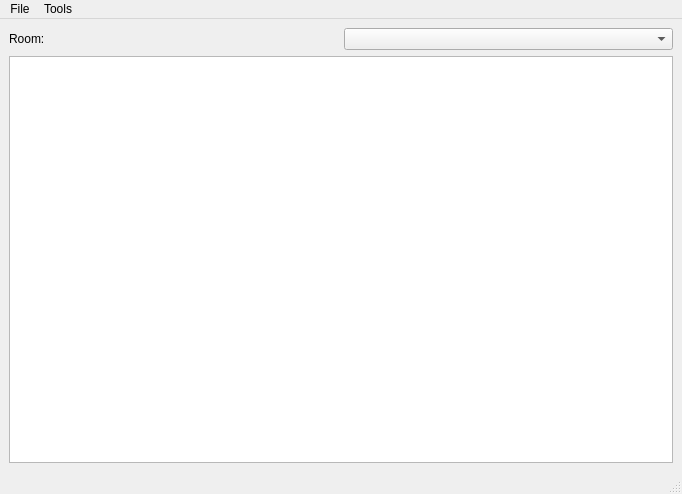
<?xml version="1.0" encoding="UTF-8"?>
<ui version="4.0">
 <class>MainWindow</class>
 <widget class="QMainWindow" name="MainWindow">
  <property name="geometry">
   <rect>
    <x>0</x>
    <y>0</y>
    <width>682</width>
    <height>494</height>
   </rect>
  </property>
  <property name="windowTitle">
   <string>MainWindow</string>
  </property>
  <widget class="QWidget" name="centralwidget">
   <layout class="QGridLayout" name="gridLayout">
    <item row="0" column="0">
     <widget class="QLabel" name="label">
      <property name="text">
       <string>Room:</string>
      </property>
     </widget>
    </item>
    <item row="0" column="1">
     <widget class="QComboBox" name="comboBox">
      <property name="sizePolicy">
       <sizepolicy hsizetype="Preferred" vsizetype="Fixed">
        <horstretch>0</horstretch>
        <verstretch>0</verstretch>
       </sizepolicy>
      </property>
     </widget>
    </item>
    <item row="1" column="0" colspan="2">
     <widget class="QTableView" name="tableView">
      <property name="sizePolicy">
       <sizepolicy hsizetype="MinimumExpanding" vsizetype="MinimumExpanding">
        <horstretch>0</horstretch>
        <verstretch>0</verstretch>
       </sizepolicy>
      </property>
      <property name="minimumSize">
       <size>
        <width>660</width>
        <height>400</height>
       </size>
      </property>
      <property name="baseSize">
       <size>
        <width>0</width>
        <height>0</height>
       </size>
      </property>
      <property name="autoFillBackground">
       <bool>true</bool>
      </property>
      <property name="frameShape">
       <enum>QFrame::StyledPanel</enum>
      </property>
      <property name="sizeAdjustPolicy">
       <enum>QAbstractScrollArea::AdjustToContents</enum>
      </property>
      <property name="editTriggers">
       <set>QAbstractItemView::DoubleClicked</set>
      </property>
      <attribute name="horizontalHeaderCascadingSectionResizes">
       <bool>true</bool>
      </attribute>
      <attribute name="horizontalHeaderDefaultSectionSize">
       <number>110</number>
      </attribute>
      <attribute name="verticalHeaderCascadingSectionResizes">
       <bool>true</bool>
      </attribute>
      <attribute name="verticalHeaderDefaultSectionSize">
       <number>40</number>
      </attribute>
     </widget>
    </item>
   </layout>
  </widget>
  <widget class="QMenuBar" name="menubar">
   <property name="geometry">
    <rect>
     <x>0</x>
     <y>0</y>
     <width>682</width>
     <height>22</height>
    </rect>
   </property>
   <widget class="QMenu" name="menuFile">
    <property name="title">
     <string>File</string>
    </property>
    <addaction name="actionNew"/>
    <addaction name="actionSave"/>
    <addaction name="actionSave_As"/>
    <addaction name="actionOpen"/>
    <addaction name="separator"/>
    <addaction name="actionExit"/>
   </widget>
   <widget class="QMenu" name="menuTools">
    <property name="title">
     <string>Tools</string>
    </property>
    <addaction name="actionAddEntry"/>
    <addaction name="actionEdit_Lists"/>
   </widget>
   <addaction name="menuFile"/>
   <addaction name="menuTools"/>
  </widget>
  <widget class="QStatusBar" name="statusbar"/>
  <action name="actionNew">
   <property name="text">
    <string>New</string>
   </property>
  </action>
  <action name="actionSave">
   <property name="text">
    <string>Save</string>
   </property>
  </action>
  <action name="actionSave_As">
   <property name="text">
    <string>Save As...</string>
   </property>
  </action>
  <action name="actionOpen">
   <property name="text">
    <string>Open</string>
   </property>
  </action>
  <action name="actionExit">
   <property name="text">
    <string>Exit</string>
   </property>
  </action>
  <action name="actionEdit_Lists">
   <property name="text">
    <string>Edit Lists</string>
   </property>
  </action>
  <action name="actionAdd_Record">
   <property name="text">
    <string>Add Record</string>
   </property>
  </action>
  <action name="actionAddEntry">
   <property name="text">
    <string>Add Entry</string>
   </property>
  </action>
 </widget>
 <resources/>
 <connections/>
</ui>
